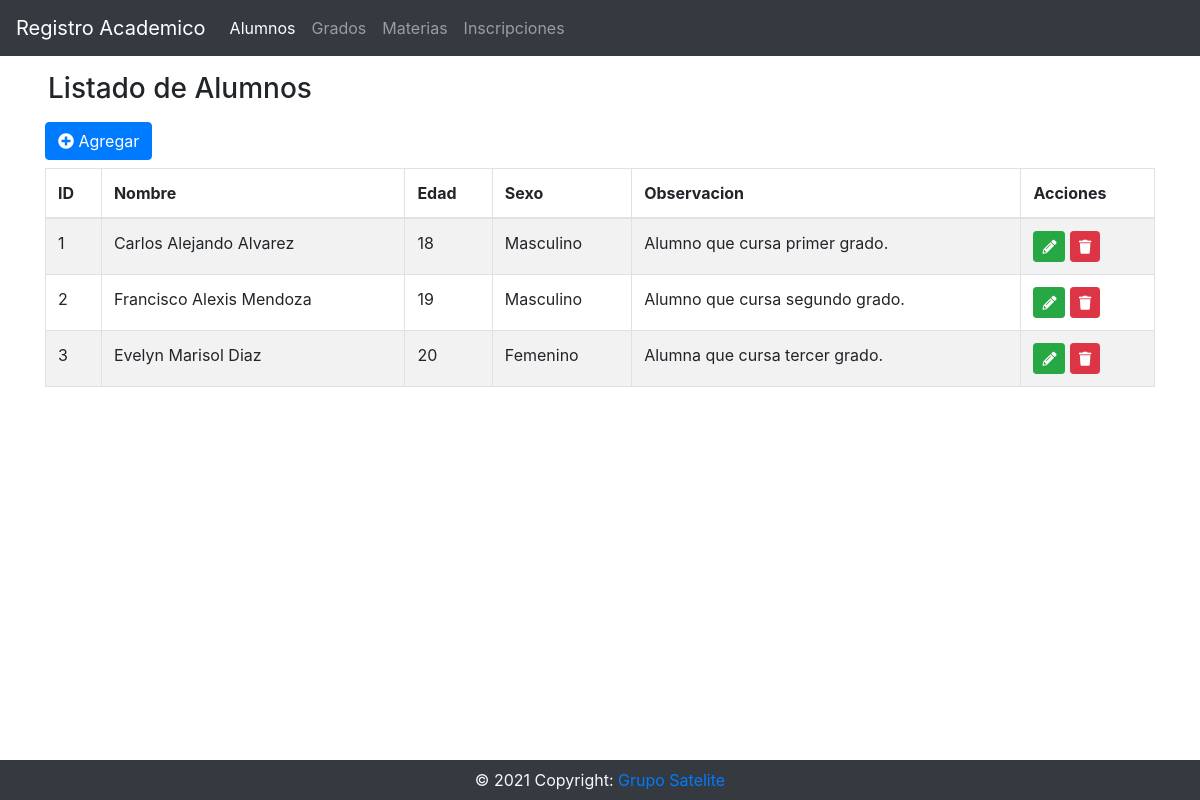
The app's page /index.php/alumno with its own data.
### tables this page shows
CREATE TABLE `alm_alumno` (
    alm_id INTEGER(10) NOT NULL PRIMARY KEY AUTO_INCREMENT,
    alm_nombre VARCHAR(300) NOT NULL,
    alm_edad INTEGER(10) NOT NULL,
    alm_sexo VARCHAR(100) NOT NULL,
    alm_id_grd INTEGER(10) NOT NULL,
    alm_observacion VARCHAR(300) NOT NULL
);

### application/controllers/Alumno.php (called while the page is built, shortened)
<?php
class Alumno extends CI_Controller
{
    public function __construct()
    {
        $this->load->model('alumno_model');
        $this->load->model('grado_model');
    }
    public function index()
    {
        $data['title'] = "Listado de Alumnos";
        $data['op'] = "A";
        $data['alumnos'] = $this->alumno_model->getAll();
        $this->load->view('templates/header', $data);
        $this->load->view('alumno/index', $data);
        $this->load->view('templates/footer');
    }
}

### index.php (called while the page is built, shortened)
<?php
require_once BASEPATH.'core/CodeIgniter.php';

### application/models/Alumno_model.php (called while the page is built, shortened)
<?php
class Alumno_model extends CI_Model
{
    public function getAll()
    {
        $query = $this->db->get('alm_alumno');
        return $query->result_array();
    }
}

### application/views/alumno/index.php (the view, shortened to what this page needs)
<div class="container">
    <a href="http://localhost/escuela/index.php/alumno/create" class="btn btn-primary mb-2">
        <i class="fas fa-plus-circle"></i> Agregar
    </a>
    <table class="table table-bordered table-striped">
        <thead>
            <th>ID</th>
            <th>Nombre</th>
            <th>Edad</th>
            <th>Sexo</th>
            <th>Observacion</th>
            <th>Acciones</th>
        </thead>
        <tbody>
            <?php foreach($alumnos as $alumno): ?>
                <tr>
                    <td><?= $alumno['alm_id'] ?></td>
                    <td><?= $alumno['alm_nombre'] ?></td>
                    <td><?= $alumno['alm_edad'] ?></td>
                    <td><?= $alumno['alm_sexo'] ?></td>
                    <td><?= $alumno['alm_observacion'] ?></td>
                    <td>
                        <a href="<?= 'http://localhost/escuela/index.php/alumno/edit/'.$alumno['alm_id'] ?>" class="btn btn-sm btn-success">
                            <span><i class="fas fa-pencil-alt"></i></span>
                        </a>
                        <button onclick="eliminarAlumno('<?= $alumno['alm_id'] ?>', '<?= $alumno['alm_nombre'] ?>')"" class="btn btn-sm btn-danger">
                            <span><i class="fas fa-trash"></i></span>
                        </button>
                    </td>
                </tr>
            <?php endforeach; ?>
        </tbody>
    </table>
</div>

### application/views/templates/header.php (style rules this page uses)
body { margin-bottom:50px; }

### records on screen
alm_alumno: alm_id "1", alm_nombre "Carlos Alejando Alvarez", alm_edad "18", alm_sexo "Masculino", alm_observacion "Alumno que cursa primer grado."
alm_alumno: alm_id "2", alm_nombre "Francisco Alexis Mendoza", alm_edad "19", alm_sexo "Masculino", alm_observacion "Alumno que cursa segundo grado."
alm_alumno: alm_id "3", alm_nombre "Evelyn Marisol Diaz", alm_edad "20", alm_sexo "Femenino", alm_observacion "Alumna que cursa tercer grado."

### other values on screen
$title "Listado de Alumnos"
